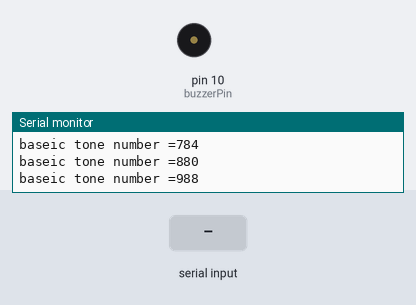
Recording of a sketch running on a simulated Arduino Uno, built with avr-gcc and run on an emulated ATmega328P. Parts: buzzer (waves = sounding), the last lines printed to the serial monitor. The inputs (shaded band) are chosen by the test bench.

Above: at 12.2 s.
12.3 s: "90,45\n" received over Serial
At 12.55 s:
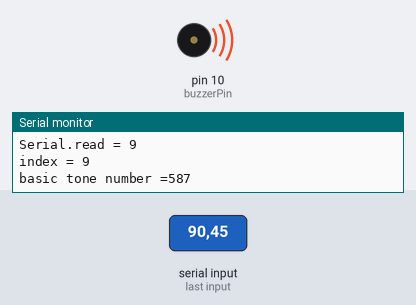
15.3 s: "30,150\n" received over Serial
At 18.1 s:
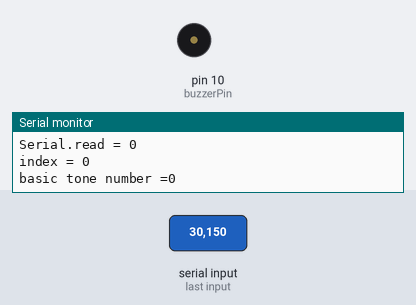
Timing chart, 0 to 19.6 s (numbered marks = the images above; inputs shaded):
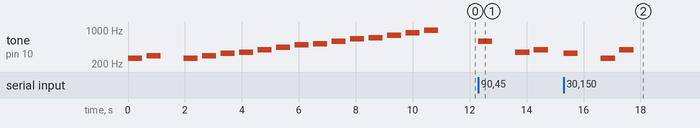

Measured:
- after the input at 12.3 s, tone on pin 10 (buzzerPin): plays 587 Hz for 0.50 s, 349 Hz for 0.50 s, 392 Hz for 0.50 s, starting at once
- after the input at 15.3 s, tone on pin 10 (buzzerPin): plays 330 Hz for 0.50 s, 262 Hz for 0.50 s, 392 Hz for 0.50 s, starting at once

The sketch:

sketch_melody.ino
```cpp
#include "pitches.h"

int buzzerPin = 10;
const int beatLength = 500;
int number,stopTone,count;

int basicTone[]={0,NOTE_C4,NOTE_D4,NOTE_E4,NOTE_F4,NOTE_G4,NOTE_A4,NOTE_B4,NOTE_C5,NOTE_D5,NOTE_E5,NOTE_F5,NOTE_G5,NOTE_A5,NOTE_B5};


void setup() {
  Serial.begin(9600);
  pinMode(buzzerPin,OUTPUT);

  number = basicTone[1];
  Serial.print("baseic tone number =");
  Serial.println(number);
  stopTone = beatLength * 1.3;
  tone(buzzerPin,number,beatLength);
  delay(stopTone);

  number = basicTone[2];
  Serial.print("baseic tone number =");
  Serial.println(number);
  tone(buzzerPin,number,beatLength);
  delay(stopTone);


  count = sizeof( basicTone)/sizeof( basicTone[0]);

  Serial.print("basicTone[0] = ");
  Serial.println(sizeof( basicTone[0]));
  Serial.print("count =");
  Serial.println(count);

  for(int i = 0; i<count ; i++)
  {
    number = basicTone[i];
    Serial.print("baseic tone number =");
    Serial.println(number);
    tone(buzzerPin,number,beatLength);
    delay(stopTone);

  }


}

void loop() {
  char data;
  int index;
  if(Serial.available()>0){
    data = Serial.read();
    Serial.print("Serial.read = ");
    Serial.println(data);
  }

  index = data- '0';
  if(index >=0 && index < 10)
  {
    Serial.print("index = ");
    Serial.println(index);
    number = basicTone[index];
    Serial.print("basic tone number =");
    Serial.println(number);
    tone(buzzerPin,number,beatLength);
    delay(stopTone);

  }

   index = data - 'A';

   if(index >=0 && index < 5)
  {
  index = index +10;

    Serial.print("index = ");
    Serial.println(index);
    number = basicTone[index];
    Serial.print("basic tone number =");
    Serial.println(number);
    tone(buzzerPin,number,beatLength);
    delay(stopTone);
  }

     index = data - 'a';

   if(index >=0 && index < 5)
  {
  index = index +10;

    Serial.print("index = ");
    Serial.println(index);
    number = basicTone[index];
    Serial.print("basic tone number =");
    Serial.println(number);
    tone(buzzerPin,number,beatLength);
    delay(stopTone);
  }


}
```

pitches.h
```cpp
/*************************************************
 * Public Constants
 *************************************************/

#define NOTE_B0  31
#define NOTE_C1  33
#define NOTE_CS1 35
#define NOTE_D1  37
#define NOTE_DS1 39
#define NOTE_E1  41
#define NOTE_F1  44
#define NOTE_FS1 46
#define NOTE_G1  49
#define NOTE_GS1 52
#define NOTE_A1  55
#define NOTE_AS1 58
#define NOTE_B1  62
#define NOTE_C2  65
#define NOTE_CS2 69
#define NOTE_D2  73
#define NOTE_DS2 78
#define NOTE_E2  82
#define NOTE_F2  87
#define NOTE_FS2 93
#define NOTE_G2  98
#define NOTE_GS2 104
#define NOTE_A2  110
#define NOTE_AS2 117
#define NOTE_B2  123
#define NOTE_C3  131
#define NOTE_CS3 139
#define NOTE_D3  147
#define NOTE_DS3 156
#define NOTE_E3  165
#define NOTE_F3  175
#define NOTE_FS3 185
#define NOTE_G3  196
#define NOTE_GS3 208
#define NOTE_A3  220
#define NOTE_AS3 233
#define NOTE_B3  247
#define NOTE_C4  262
#define NOTE_CS4 277
#define NOTE_D4  294
#define NOTE_DS4 311
#define NOTE_E4  330
#define NOTE_F4  349
#define NOTE_FS4 370
#define NOTE_G4  392
#define NOTE_GS4 415
#define NOTE_A4  440
#define NOTE_AS4 466
#define NOTE_B4  494
#define NOTE_C5  523
#define NOTE_CS5 554
#define NOTE_D5  587
#define NOTE_DS5 622
#define NOTE_E5  659
#define NOTE_F5  698
#define NOTE_FS5 740
#define NOTE_G5  784
#define NOTE_GS5 831
#define NOTE_A5  880
#define NOTE_AS5 932
#define NOTE_B5  988
#define NOTE_C6  1047
#define NOTE_CS6 1109
#define NOTE_D6  1175
#define NOTE_DS6 1245
#define NOTE_E6  1319
#define NOTE_F6  1397
#define NOTE_FS6 1480
#define NOTE_G6  1568
#define NOTE_GS6 1661
#define NOTE_A6  1760
#define NOTE_AS6 1865
#define NOTE_B6  1976
#define NOTE_C7  2093
#define NOTE_CS7 2217
#define NOTE_D7  2349
#define NOTE_DS7 2489
#define NOTE_E7  2637
#define NOTE_F7  2794
#define NOTE_FS7 2960
#define NOTE_G7  3136
#define NOTE_GS7 3322
#define NOTE_A7  3520
#define NOTE_AS7 3729
#define NOTE_B7  3951
#define NOTE_C8  4186
#define NOTE_CS8 4435
#define NOTE_D8  4699
#define NOTE_DS8 4978
```
